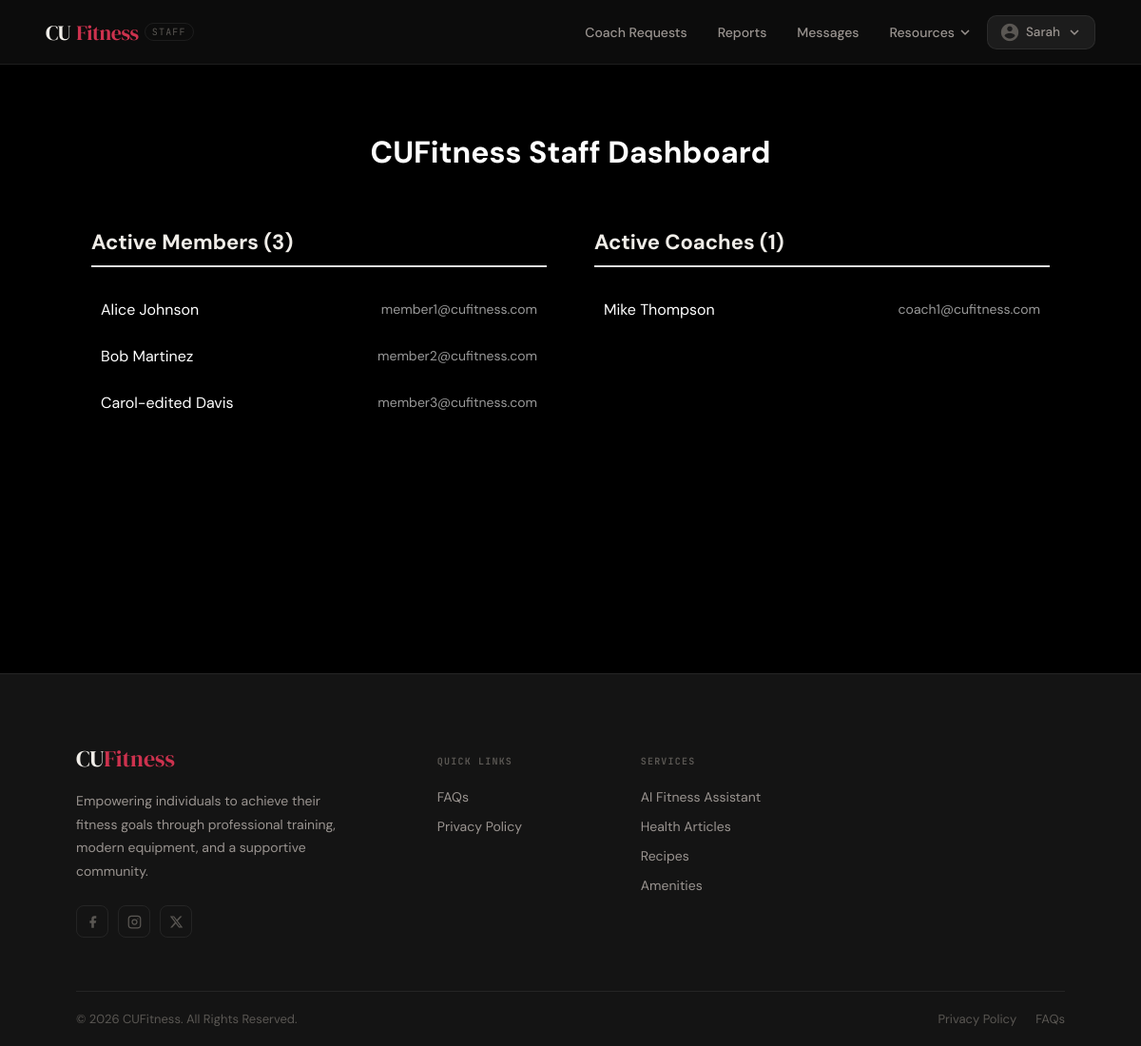
Page / (signed in) on the earlier database version.
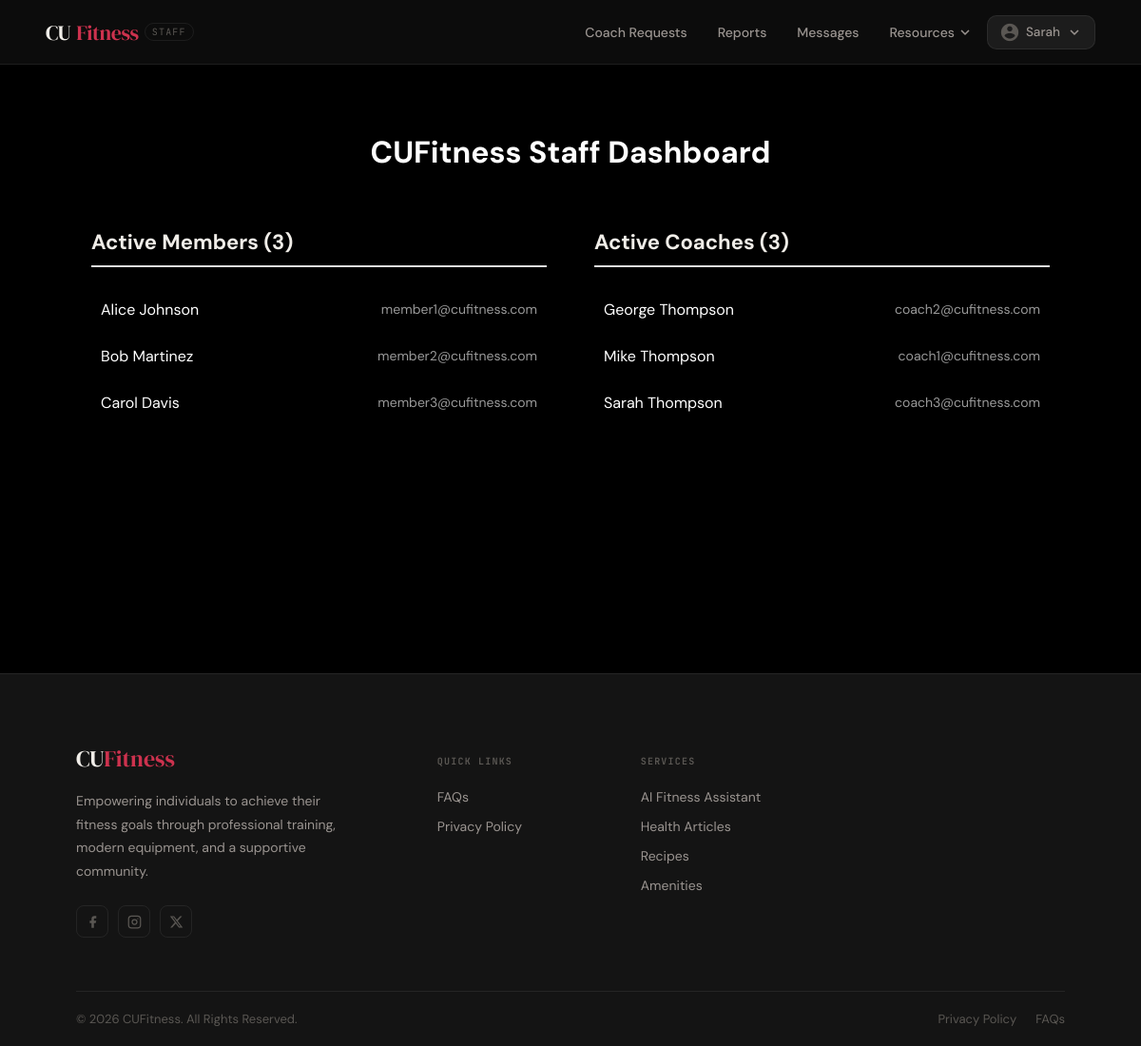
Same page on the later database version.
### CUFitness/models.py (models this page shows, shortened)
class CustomUser(AbstractBaseUser, PermissionsMixin):
    ROLE_CHOICES = [
        ('MEMBER', 'Member'),
        ('COACH', 'Coach'),
        ('STAFF', 'Staff'),
        ('ADMIN', 'Admin'),
    ]
    role = models.CharField(max_length=20, choices=ROLE_CHOICES, default='MEMBER', verbose_name='user role')
    MEMBERSHIP_CHOICES = [
        ("BASIC", "Basic"),
        ("STANDARD", "Standard"),
        ("PLATINUM", "Platinum"),
        ("PER_SESSION", "Per Session"),
    ]
    email = models.EmailField(_("email address"), unique=True)
    first_name = models.CharField(_("first name"), max_length=50, default='')
    last_name = models.CharField(_("last name"), max_length=50, default='')
    membership= models.CharField(_("membership"), max_length=50, choices=MEMBERSHIP_CHOICES,default='BASIC')
    phone_number = models.CharField(max_length=20, default='', help_text='e.g. +1 514 555 0123')
    date_of_birth = models.DateField(null=True, help_text='Format: YYYY-MM-DD')
    address = models.CharField(max_length=255, default='', blank=True, help_text='Address here')
    profile_picture = models.ImageField(upload_to='profile_pictures/', default='defaults/Default_Profile_Picture.jpg',blank=True,)
    REQUEST_STATUS_CHOICES = [
        ('NONE', 'No Request'),
        ('PENDING', 'Pending Approval'),
        ('APPROVED', 'Approved'),
        ('REJECTED', 'Rejected'),
    ]
    coach_request_status = models.CharField(
        max_length=20,
        choices=REQUEST_STATUS_CHOICES,
        default='NONE',
        verbose_name='Coach request status'
    )
    WORKOUT_VISIBILITY_CHOICES = [
        ('PUBLIC', 'Public'),
        ('COACH_ONLY', 'Coach Only'),
    ]
    workout_visibility = models.CharField(
        max_length=20,
        choices=WORKOUT_VISIBILITY_CHOICES,
        default='COACH_ONLY',
        verbose_name='Workout history privacy setting'
    )
    auto_accept_appointments = models.BooleanField(
        default=False,
        help_text='Automatically accept all incoming appointment requests'
    )
    is_staff = models.BooleanField(default=False)
    is_active = models.BooleanField(default=True)
    date_joined = models.DateTimeField(default=timezone.now)
    USERNAME_FIELD = "email"
    REQUIRED_FIELDS = []
    objects = CustomUserManager()
    class Meta:
        permissions = [
            ("can_ban_users", "Can ban users"),
            ("can_view_coach_requests", "Can view coach requests"),
            ("can_accept_coach_requests", "Can accept coach requests"),
            ("can_change_user_role", "Can change user role"),
            ("can_view_user_reports", "Can view user reports"),
        ]

### CUFitness/views.py (the view)
# urls.py: 2. Add a URL to urlpatterns:  path('', views.home, name='home')
def home(request):
    if request.user.is_authenticated and request.user.role == 'STAFF':
        active_members = CustomUser.objects.filter(
            role="MEMBER",
            is_active=True
        ).order_by("first_name")
        active_coaches = CustomUser.objects.filter(
            role="COACH",
            is_active=True
        ).order_by("first_name")
        return render(request, "CUFitness/staff/staff_home.html", {"active_members": active_members, "active_coaches": active_coaches})
    else:
        active_coaches = CustomUser.objects.filter(
            role="COACH",
            is_active=True
        ).order_by("first_name")
        return render(request, 'CUFitness/general_website/home.html', {"active_coaches": active_coaches})

### CUFitness/templates/CUFitness/staff/staff_home.html (shortened to what this page needs)
{% extends 'CUFitness/staff/staff_base.html' %}
{% load static %}
{% block extra_styles %}
<link rel="stylesheet" href="{% static 'staff/staff_home.css' %}"/>
{% endblock %}
{% block content %}
{% if user.role == "STAFF" %}
<div class="dashboard-container">
    <div class="dashboard-header">
        <h1>CUFitness Staff Dashboard</h1>
    </div>
    <div class="dashboard-grid">
        <div>
            <h2 class="section-title">Active Members ({{ active_members|length }})</h2>
            <ul class="user-list">
                {% for user in active_members %}
                <li class="user-item">
                    <a href="{% url 'staff_user_detail' user.id %}" class="user-link">
                    <span>{{ user.first_name }} {{ user.last_name }}</span>
                    <span class="user-email">{{ user.email }}</span>
                    </a>
                </li>
                {% empty %}
                <li>No active members.</li>
                {% endfor %}
            </ul>
        </div>
        <div>
            <h2 class="section-title">Active Coaches ({{ active_coaches|length }})</h2>
            <ul class="user-list">
                {% for user in active_coaches %}
                <li class="user-item">
                    <a href="{% url 'staff_user_detail' user.id %}" class="user-link">
                    <span>{{ user.first_name }} {{ user.last_name }}</span>
                    <span class="user-email">{{ user.email }}</span>
                    </a>
                </li>
                {% empty %}
                <li>No active coaches.</li>
                {% endfor %}
            </ul>
        </div>
    </div>
</div>
{% else %}
<p> not a staff member </p>
{% endif %}
{% endblock %}

### CUFitness/templates/CUFitness/staff/staff_base.html (shortened to what this page needs)
{% load static %}
<!DOCTYPE html>
<html lang="en">
<head>
  <link rel="stylesheet" href="{% static 'staff/staff_base.css' %}">
    <link rel="stylesheet" href="{% static 'general_website/footer.css' %}">
  {% block extra_styles %}{% endblock %}
</head>
<body>
<header class="nav-header" id="nav-header">
  <a href="/" class="nav-logo">CU<span>Fitness</span> <em>Staff</em></a>
  <nav class="nav-links">
    <a href="{% url 'coach_requests' %}" class="nav-link">Coach Requests</a>
    <a href="{% url 'staff_reports' %}" class="nav-link">Reports</a>
    <a href="{% url 'staff_messages' %}" class="nav-link">Messages</a>
    <div class="nav-dropdown">
      <button class="nav-link nav-drop-btn">
        Resources
        <span class="material-icons nav-chevron">expand_more</span>
      </button>
    </div>
  </nav>
  <div class="nav-account">
    {% if user.is_authenticated %}
      <div class="nav-dropdown">
        <button class="nav-account-btn">
          <span class="material-icons">account_circle</span>
          <span class="nav-account-name">{{ user.first_name|default:user.email }}</span>
          <span class="material-icons nav-chevron">expand_more</span>
        </button>
      </div>
    {% else %}
      <a href="{% url 'staff_login' %}" class="nav-btn-primary">Staff Login</a>
    {% endif %}
  </div>
</header>
{% block content %}{% endblock %}
{% include 'CUFitness/staff/staff_footer.html' %}
</body>
</html>

### CUFitness/templates/CUFitness/staff/staff_footer.html
<footer class="site-footer">
  <div class="footer-inner">
    <div class="footer-brand">
      <a href="/CUFitness/static" class="footer-logo">CU<span>Fitness</span></a>
      <p>Empowering individuals to achieve their fitness goals through professional training, modern equipment, and a supportive community.</p>
      <div class="footer-social">
        <a href="#" aria-label="Facebook">
          <svg viewBox="0 0 24 24" fill="currentColor"><path d="M18 2h-3a5 5 0 0 0-5 5v3H7v4h3v8h4v-8h3l1-4h-4V7a1 1 0 0 1 1-1h3z"/></svg>
        </a>
        <a href="#" aria-label="Instagram">
          <svg viewBox="0 0 24 24" fill="none" stroke="currentColor" stroke-width="2"><rect x="2" y="2" width="20" height="20" rx="5" ry="5"/><circle cx="12" cy="12" r="4"/><circle cx="17.5" cy="6.5" r="1" fill="currentColor" stroke="none"/></svg>
        </a>
        <a href="#" aria-label="Twitter / X">
          <svg viewBox="0 0 24 24" fill="currentColor"><path d="M18.244 2.25h3.308l-7.227 8.26 8.502 11.24H16.17l-5.214-6.817L4.99 21.75H1.68l7.73-8.835L1.254 2.25H8.08l4.713 6.231zm-1.161 17.52h1.833L7.084 4.126H5.117z"/></svg>
        </a>
      </div>
    </div>
    <div class="footer-col">
      <h4>Quick Links</h4>
      <ul>
        <li><a href="{% url 'faq' %}">FAQs</a></li>
        <li><a href="{% url 'policy' %}">Privacy Policy</a></li>
      </ul>
    </div>
    <div class="footer-col">
      <h4>Services</h4>
      <ul>
        <li><a href="{% url 'chatbot' %}">AI Fitness Assistant</a></li>
        <li><a href="{% url 'user_articles' %}">Health Articles</a></li>
        <li><a href="{% url 'user_recipes' %}">Recipes</a></li>
        <li><a href="{% url 'amenities' %}">Amenities</a></li>
      </ul>
    </div>
  </div>
  <div class="footer-bottom">
    <span>© 2026 CUFitness. All Rights Reserved.</span>
    <div class="footer-bottom-links">
      <a href="{% url 'policy' %}">Privacy Policy</a>
      <a href="{% url 'faq' %}">FAQs</a>
    </div>
  </div>
</footer>

### CUFitness/static/staff/staff_base.css (style rules this page uses)
:root { --cu-red: hsl(349, 61%, 50%); --cu-red-glow: hsla(349, 61%, 50%, 0.15); --surface-0: #0d0d0d; --surface-1: #141414; --surface-2: #1c1c1c; --border: rgba(255,255,255,0.07); --border-hover: rgba(255,255,255,0.14); --text-primary: #f0ede8; --text-secondary: #9a9490; --text-muted: #5a5753; --radius-lg: 20px; --nav-height: 68px; }
*, *::before, *::after { box-sizing: border-box; }
body { margin: 0; background: var(--surface-0); color: var(--text-primary); font-family: 'DM Sans', sans-serif; }
.nav-header { position: sticky; top: 0; z-index: 9999; height: var(--nav-height); display: flex; align-items: center; padding: 0 48px; background: rgba(13, 13, 13, 0.85); backdrop-filter: blur(16px); -webkit-backdrop-filter: blur(16px); border-bottom: 1px solid var(--border); transition: background 0.3s, box-shadow 0.3s; }
.nav-logo { font-family: 'DM Serif Display', serif; font-size: 22px; font-weight: 400; color: var(--text-primary); text-decoration: none; letter-spacing: -0.02em; margin-right: 40px; flex-shrink: 0; display: flex; align-items: baseline; gap: 6px; }
.nav-logo span { color: var(--cu-red); }
.nav-logo em { font-style: normal; font-family: 'JetBrains Mono', monospace; font-size: 10px; letter-spacing: 0.12em; text-transform: uppercase; color: var(--text-muted); border: 1px solid var(--border); padding: 2px 7px; border-radius: 100px; align-self: center; }
.nav-links { display: flex; align-items: center; gap: 4px; margin-left: auto; }
.nav-link { display: inline-flex; align-items: center; gap: 2px; padding: 6px 14px; border-radius: 10px; font-size: 14px; font-weight: 500; color: var(--text-secondary); text-decoration: none; background: none; border: none; cursor: pointer; font-family: 'DM Sans', sans-serif; transition: color 0.2s, background 0.2s; white-space: nowrap; }
.nav-chevron { font-size: 18px !important; transition: transform 0.25s; }
.nav-dropdown { position: relative; }
.nav-drop-btn { display: inline-flex; align-items: center; gap: 2px; }
.nav-account { display: flex; align-items: center; gap: 10px; flex-shrink: 0; }
.nav-account-btn { display: inline-flex; align-items: center; gap: 6px; padding: 6px 12px; background: var(--surface-2); border: 1px solid var(--border); border-radius: 10px; color: var(--text-secondary); font-family: 'DM Sans', sans-serif; font-size: 13.5px; font-weight: 500; cursor: pointer; transition: border-color 0.2s, color 0.2s; }
.nav-account-btn .material-icons:first-child { font-size: 22px; color: var(--text-muted); }
.nav-account-name { max-width: 110px; overflow: hidden; text-overflow: ellipsis; white-space: nowrap; }

### CUFitness/static/staff/staff_home.css (style rules this page uses)
.dashboard-container { padding: 50px 8%; min-height: 80vh; background-color: black; }
.dashboard-header { text-align: center; margin-bottom: 40px; }
.dashboard-header h1 { font-size: 32px; font-weight: 700; color: white; }
.dashboard-grid { display: grid; grid-template-columns: 1fr 1fr; gap: 50px; }
.section-title { font-size: 22px; margin-bottom: 20px; padding-bottom: 10px; border-bottom: 2px solid #ddd; }
.user-list { list-style: none; padding: 0; margin: 0; }
.user-link { display: flex; justify-content: space-between; align-items: center; padding: 14px 10px; text-decoration: none; color: white; width: 100%; height: 100%; box-sizing: border-box; transition: background 0.2s ease, padding-left 0.2s ease; }
.user-email { opacity: 0.6; font-size: 14px; }
.user-item:last-child { border-bottom: none; }

Differences in the rows shown:
changed CustomUser "Davis": first_name "Carol-edited" → "Carol"
added CustomUser: first_name "George", last_name "Thompson", email "coach2@cufitness.com", shown under "Active Coaches (3)"
added CustomUser: first_name "Sarah", last_name "Thompson", email "coach3@cufitness.com", shown under "Active Coaches (3)"
Other differences:
{{ active_coaches|length }}: "1" → "3"
